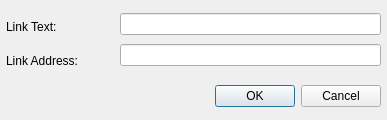
<?xml version="1.0" encoding="UTF-8"?>
<ui version="4.0">
 <class>insertlinkdialog</class>
 <widget class="QDialog" name="insertlinkdialog">
  <property name="geometry">
   <rect>
    <x>0</x>
    <y>0</y>
    <width>387</width>
    <height>120</height>
   </rect>
  </property>
  <property name="windowTitle">
   <string>Dialog</string>
  </property>
  <widget class="QDialogButtonBox" name="buttonBox">
   <property name="geometry">
    <rect>
     <x>40</x>
     <y>80</y>
     <width>341</width>
     <height>32</height>
    </rect>
   </property>
   <property name="orientation">
    <enum>Qt::Horizontal</enum>
   </property>
   <property name="standardButtons">
    <set>QDialogButtonBox::Cancel|QDialogButtonBox::Ok</set>
   </property>
  </widget>
  <widget class="QWidget" name="">
   <property name="geometry">
    <rect>
     <x>120</x>
     <y>10</y>
     <width>261</width>
     <height>61</height>
    </rect>
   </property>
   <layout class="QVBoxLayout" name="verticalLayout">
    <item>
     <widget class="QLineEdit" name="linkTextField"/>
    </item>
    <item>
     <widget class="QLineEdit" name="linkAddressField"/>
    </item>
   </layout>
  </widget>
  <widget class="QWidget" name="">
   <property name="geometry">
    <rect>
     <x>6</x>
     <y>13</y>
     <width>111</width>
     <height>61</height>
    </rect>
   </property>
   <layout class="QVBoxLayout" name="verticalLayout_2">
    <item>
     <widget class="QLabel" name="label">
      <property name="text">
       <string>Link Text:</string>
      </property>
     </widget>
    </item>
    <item>
     <widget class="QLabel" name="label_2">
      <property name="text">
       <string>Link Address:</string>
      </property>
     </widget>
    </item>
   </layout>
  </widget>
 </widget>
 <resources/>
 <connections>
  <connection>
   <sender>buttonBox</sender>
   <signal>accepted()</signal>
   <receiver>insertlinkdialog</receiver>
   <slot>accept()</slot>
   <hints>
    <hint type="sourcelabel">
     <x>248</x>
     <y>254</y>
    </hint>
    <hint type="destinationlabel">
     <x>157</x>
     <y>274</y>
    </hint>
   </hints>
  </connection>
  <connection>
   <sender>buttonBox</sender>
   <signal>rejected()</signal>
   <receiver>insertlinkdialog</receiver>
   <slot>reject()</slot>
   <hints>
    <hint type="sourcelabel">
     <x>316</x>
     <y>260</y>
    </hint>
    <hint type="destinationlabel">
     <x>286</x>
     <y>274</y>
    </hint>
   </hints>
  </connection>
 </connections>
</ui>
